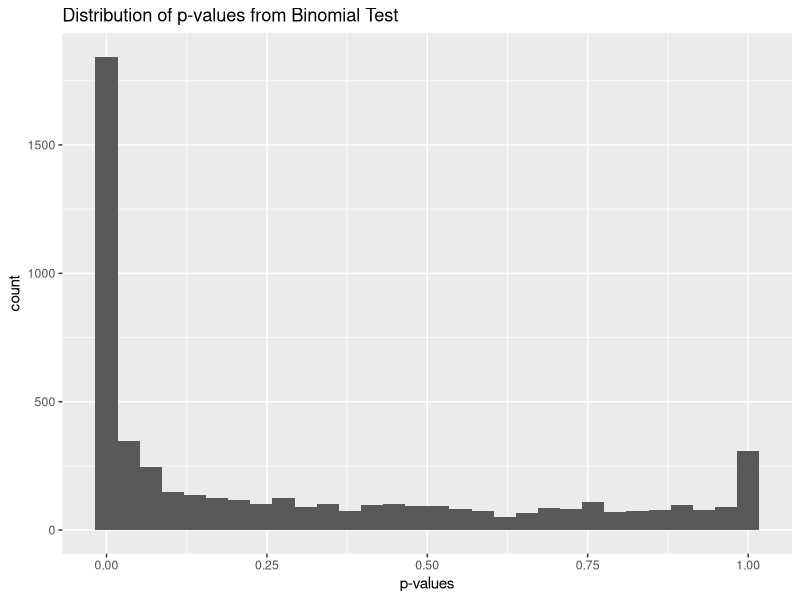
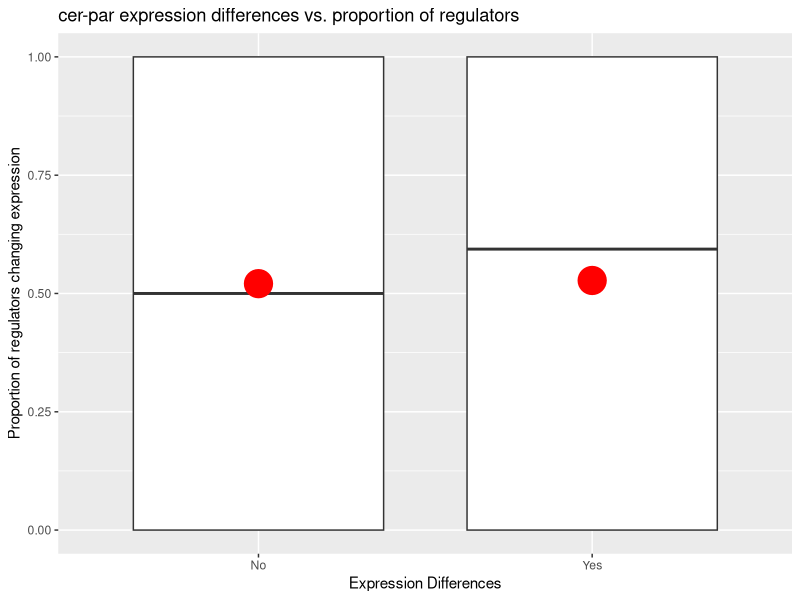

The R script that drew these images, in order: (Note: this script raises an error after producing the figures.)
library(tidyverse)
library(stringr)
setwd("path/to/directory")

cer267 <- read.table("./cer_267.txt", sep="\t")
par.both <- read.table("./par_264_268.txt", sep="\t")
sacgenes <- read.table("./sacgenes.tsv", header=TRUE, sep="\t")

newgenes <- matrix(ncol=1, nrow=7417)
for (i in 1:nrow(cer267)) {
  newgenes[i] <- unlist(str_extract_all(cer267[i,4], "Parent=.+?;"))
}
newgenes <- as.data.frame(newgenes)

newgenes2 <- matrix(ncol=1, nrow=7417)
for (j in 1:nrow(newgenes)) {
  newgenes2[j] <- unlist(str_extract_all(newgenes[j,1], "Scer.+?;"))
}
newgenes2 <- as.data.frame(newgenes2)

str_sub(newgenes2[1,1],1,nchar(newgenes2[1,1])-1)

i <- 0
for (i in 1:nrow(cer267)) {
  cer267[i,4] <- str_sub(newgenes2[i,1],1,nchar(newgenes2[i,1])-1)
}

k <- 0
for (k in 1:nrow(par.both)) {
  par.both[k,4] <- substring(par.both[k,4], 8)
}
rm(newgenes)
rm(newgenes2)

cer267 <- cer267 %>%
  rename(Scer_Name=V4,sc267=V5)
par.both <- par.both %>%
  rename(Spar_Name=V4,sp268=V6)
##########################################################################
sacgenes <- left_join(sacgenes, cer267, by = "Scer_Name", copy=TRUE)
sacgenes <- sacgenes %>%
  select(-c(Scer_Gene, V1, V2, V3))
sacgenes <- left_join(sacgenes, par.both, by="Spar_Name", copy=TRUE)
sacgenes <- sacgenes %>%
  select(-c(V1, V2, V3, V5))
sacgenes <- sacgenes %>%
  select(-Spar_Name)

sacgenes <- na.omit(sacgenes)

sacgenesY <- read.table("./sacgenes.tsv", header=TRUE, sep="\t")
sacgenes <- left_join(sacgenes, sacgenesY, by = "Scer_Name", copy=TRUE)
sacgenes <- sacgenes %>%
  select(-c(Spar_Name, Scer_Name))
##########################################################################
cpm_genes <- as.data.frame(sacgenes$sc267*1000000/44099617)
cpm_genes <- cpm_genes %>%
  rename(sc267='sacgenes$sc267 * 1e+06/44099617')
cpm_genes$sp268 <- sacgenes$sp268*1000000/47740035
cpm_genes$Name <- sacgenes$Scer_Gene
##########################################################################
pvalsPar1 <- NULL;
pvalsPar2 <- NULL;

cpm_genes$sc267 <- round(cpm_genes$sc267, digits = 0)
cpm_genes$sp268 <- round(cpm_genes$sp268, digits = 0)

#write.table(cpm_genes, "./cpm_genes.tsv", sep = "\t")

cpm_genes[cpm_genes==0] <- NA
cpm_genes <- na.omit(cpm_genes)



for (i in 1:nrow(cpm_genes)) {
  Par1_Bi <- binom.test(cpm_genes[[i,1]], (cpm_genes[[i,1]]+cpm_genes[[i,2]]), p = 0.5, alternative = c("t"), conf.level = 0.95);
  # collect p-values from binomial tests
  pvalsPar1 <- rbind(pvalsPar1,Par1_Bi$p.value);
}
pvalsPar1.adj <- p.adjust(pvalsPar1,method="fdr");
cpm_genes <- cbind(cpm_genes,pvalsPar1.adj)

ggplot(cpm_genes, aes(x=pvalsPar1.adj)) + geom_histogram() + xlab("p-values") + ggtitle("Distribution of p-values from Binomial Test")
##########################################################################
network <- read.table(file = './SuppNetwork1.tsv', sep = '\t', header=TRUE)
network <- abs(network)
cpm_genes$DiffYN <- ""
for (i in 1:nrow(cpm_genes)) {
  if (cpm_genes$pvalsPar1.adj[i] < 0.05) {
    cpm_genes$DiffYN[i] <- "Yes"
  }
  else {
    cpm_genes$DiffYN[i] <- "No"
  }
}
network$Name <- rownames(network)
network <- left_join(network, cpm_genes, by="Name")
network <- na.omit(network)
network <- unique(network)
write_tsv(network, "./new_network_out.tsv")

net.out.ratio <- read.table(file="./new_out_results.csv", sep=',')
net.out.ratio <- as.data.frame(t(net.out.ratio))
net.out.ratio <- net.out.ratio %>%
  rename(Name=V1, ratio=V2)

net.out.ratio <- left_join(net.out.ratio, cpm_genes, by="Name")
net.out.ratio <- net.out.ratio %>%
  na.omit() %>%
  unique()

net.out.ratio <- as.data.frame(net.out.ratio)
net.out.ratio$ratio <- as.numeric(net.out.ratio$ratio)

ggplot(net.out.ratio, aes(x=DiffYN, y=ratio)) + geom_boxplot()+ xlab("Expression Differences") +
  ylab("Proportion of regulators changing expression") + ggtitle("cer-par expression differences vs. proportion of regulators ")+
  stat_summary(fun.y=mean, geom="point", shape=20, size=14, color="red", fill="red")


net.out.ratio %>%
  group_by(DiffYN) %>%
  tally()

net.yes <- net.out.ratio %>%
  filter(DiffYN=="Yes")
mean(net.yes$ratio)

net.no <- net.out.ratio %>%
  filter(DiffYN=="No")
mean(net.no$ratio)

wilcox.test(net.yes$ratio, net.no$ratio)

net.yes %>%
  filter(ratio==0.5) %>%
  tally()
net.no %>%
  filter(ratio==0.5) %>%
  tally()

sums <- colSums(network[,1:198])
sums <- as.data.frame(t(sums))
sums %>%
  group_by(V1) %>%
  tally()

ggplot(net.out.ratio, aes(x=ratio, y=abs(log2(sc267/sp268)))) + geom_point()
